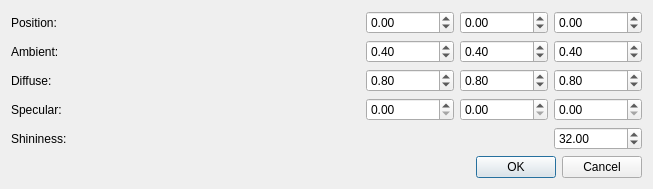
<?xml version="1.0" encoding="UTF-8"?>
<ui version="4.0">
 <class>LightDialog</class>
 <widget class="QDialog" name="LightDialog">
  <property name="geometry">
   <rect>
    <x>0</x>
    <y>0</y>
    <width>653</width>
    <height>179</height>
   </rect>
  </property>
  <property name="windowTitle">
   <string>Dialog</string>
  </property>
  <layout class="QVBoxLayout" name="verticalLayout">
   <item>
    <layout class="QGridLayout" name="gridLayout" rowstretch="0,0,0,0,0" columnstretch="1,0,0,0">
     <item row="2" column="1">
      <widget class="QDoubleSpinBox" name="diffR">
       <property name="decimals">
        <number>2</number>
       </property>
       <property name="maximum">
        <double>1.000000000000000</double>
       </property>
       <property name="singleStep">
        <double>0.100000000000000</double>
       </property>
       <property name="value">
        <double>0.800000000000000</double>
       </property>
      </widget>
     </item>
     <item row="3" column="2">
      <widget class="QDoubleSpinBox" name="specG">
       <property name="decimals">
        <number>2</number>
       </property>
       <property name="maximum">
        <double>1.000000000000000</double>
       </property>
       <property name="singleStep">
        <double>0.100000000000000</double>
       </property>
      </widget>
     </item>
     <item row="1" column="1">
      <widget class="QDoubleSpinBox" name="ambR">
       <property name="decimals">
        <number>2</number>
       </property>
       <property name="maximum">
        <double>1.000000000000000</double>
       </property>
       <property name="singleStep">
        <double>0.100000000000000</double>
       </property>
       <property name="value">
        <double>0.400000000000000</double>
       </property>
      </widget>
     </item>
     <item row="3" column="0">
      <widget class="QLabel" name="label_4">
       <property name="toolTip">
        <string>Shininess color</string>
       </property>
       <property name="text">
        <string>Specular:</string>
       </property>
      </widget>
     </item>
     <item row="3" column="1">
      <widget class="QDoubleSpinBox" name="specR">
       <property name="decimals">
        <number>2</number>
       </property>
       <property name="maximum">
        <double>1.000000000000000</double>
       </property>
       <property name="singleStep">
        <double>0.100000000000000</double>
       </property>
      </widget>
     </item>
     <item row="1" column="3">
      <widget class="QDoubleSpinBox" name="ambB">
       <property name="decimals">
        <number>2</number>
       </property>
       <property name="maximum">
        <double>1.000000000000000</double>
       </property>
       <property name="singleStep">
        <double>0.100000000000000</double>
       </property>
       <property name="value">
        <double>0.400000000000000</double>
       </property>
      </widget>
     </item>
     <item row="0" column="3">
      <widget class="QDoubleSpinBox" name="posZ">
       <property name="decimals">
        <number>2</number>
       </property>
       <property name="minimum">
        <double>-1000000000000000043845843045076197354634047651840.000000000000000</double>
       </property>
       <property name="maximum">
        <double>1000000000000000043845843045076197354634047651840.000000000000000</double>
       </property>
      </widget>
     </item>
     <item row="0" column="2">
      <widget class="QDoubleSpinBox" name="posY">
       <property name="decimals">
        <number>2</number>
       </property>
       <property name="minimum">
        <double>-1000000000000000043845843045076197354634047651840.000000000000000</double>
       </property>
       <property name="maximum">
        <double>1000000000000000043845843045076197354634047651840.000000000000000</double>
       </property>
      </widget>
     </item>
     <item row="2" column="0">
      <widget class="QLabel" name="label_3">
       <property name="toolTip">
        <string>Normals dependant light</string>
       </property>
       <property name="text">
        <string>Diffuse:</string>
       </property>
      </widget>
     </item>
     <item row="3" column="3">
      <widget class="QDoubleSpinBox" name="specB">
       <property name="decimals">
        <number>2</number>
       </property>
       <property name="maximum">
        <double>1.000000000000000</double>
       </property>
       <property name="singleStep">
        <double>0.100000000000000</double>
       </property>
      </widget>
     </item>
     <item row="0" column="0">
      <widget class="QLabel" name="label">
       <property name="toolTip">
        <string>Light position</string>
       </property>
       <property name="text">
        <string>Position:</string>
       </property>
      </widget>
     </item>
     <item row="0" column="1">
      <widget class="QDoubleSpinBox" name="posX">
       <property name="decimals">
        <number>2</number>
       </property>
       <property name="minimum">
        <double>-1000000000000000043845843045076197354634047651840.000000000000000</double>
       </property>
       <property name="maximum">
        <double>1000000000000000043845843045076197354634047651840.000000000000000</double>
       </property>
      </widget>
     </item>
     <item row="1" column="2">
      <widget class="QDoubleSpinBox" name="ambG">
       <property name="decimals">
        <number>2</number>
       </property>
       <property name="maximum">
        <double>1.000000000000000</double>
       </property>
       <property name="singleStep">
        <double>0.100000000000000</double>
       </property>
       <property name="value">
        <double>0.400000000000000</double>
       </property>
      </widget>
     </item>
     <item row="2" column="3">
      <widget class="QDoubleSpinBox" name="diffB">
       <property name="decimals">
        <number>2</number>
       </property>
       <property name="maximum">
        <double>1.000000000000000</double>
       </property>
       <property name="singleStep">
        <double>0.100000000000000</double>
       </property>
       <property name="value">
        <double>0.800000000000000</double>
       </property>
      </widget>
     </item>
     <item row="1" column="0">
      <widget class="QLabel" name="label_2">
       <property name="toolTip">
        <string>General light</string>
       </property>
       <property name="text">
        <string>Ambient:</string>
       </property>
      </widget>
     </item>
     <item row="2" column="2">
      <widget class="QDoubleSpinBox" name="diffG">
       <property name="decimals">
        <number>2</number>
       </property>
       <property name="maximum">
        <double>1.000000000000000</double>
       </property>
       <property name="singleStep">
        <double>0.100000000000000</double>
       </property>
       <property name="value">
        <double>0.800000000000000</double>
       </property>
      </widget>
     </item>
     <item row="4" column="0">
      <widget class="QLabel" name="label_5">
       <property name="text">
        <string>Shininess:</string>
       </property>
      </widget>
     </item>
     <item row="4" column="3">
      <widget class="QDoubleSpinBox" name="shininess">
       <property name="maximum">
        <double>1000.000000000000000</double>
       </property>
       <property name="value">
        <double>32.000000000000000</double>
       </property>
      </widget>
     </item>
    </layout>
   </item>
   <item>
    <spacer name="verticalSpacer">
     <property name="orientation">
      <enum>Qt::Vertical</enum>
     </property>
     <property name="sizeHint" stdset="0">
      <size>
       <width>20</width>
       <height>40</height>
      </size>
     </property>
    </spacer>
   </item>
   <item>
    <widget class="QDialogButtonBox" name="buttonBox">
     <property name="orientation">
      <enum>Qt::Horizontal</enum>
     </property>
     <property name="standardButtons">
      <set>QDialogButtonBox::Cancel|QDialogButtonBox::Ok</set>
     </property>
    </widget>
   </item>
  </layout>
 </widget>
 <resources/>
 <connections>
  <connection>
   <sender>buttonBox</sender>
   <signal>accepted()</signal>
   <receiver>LightDialog</receiver>
   <slot>accept()</slot>
   <hints>
    <hint type="sourcelabel">
     <x>248</x>
     <y>254</y>
    </hint>
    <hint type="destinationlabel">
     <x>157</x>
     <y>274</y>
    </hint>
   </hints>
  </connection>
  <connection>
   <sender>buttonBox</sender>
   <signal>rejected()</signal>
   <receiver>LightDialog</receiver>
   <slot>reject()</slot>
   <hints>
    <hint type="sourcelabel">
     <x>316</x>
     <y>260</y>
    </hint>
    <hint type="destinationlabel">
     <x>286</x>
     <y>274</y>
    </hint>
   </hints>
  </connection>
 </connections>
</ui>
